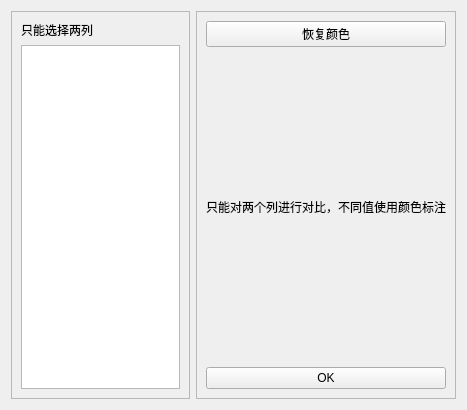
<?xml version="1.0" encoding="UTF-8"?>
<ui version="4.0">
 <class>Form</class>
 <widget class="QWidget" name="Form">
  <property name="geometry">
   <rect>
    <x>0</x>
    <y>0</y>
    <width>467</width>
    <height>410</height>
   </rect>
  </property>
  <property name="windowTitle">
   <string>对比列</string>
  </property>
  <layout class="QHBoxLayout" name="horizontalLayout">
   <item>
    <widget class="QFrame" name="frame">
     <property name="frameShape">
      <enum>QFrame::StyledPanel</enum>
     </property>
     <property name="frameShadow">
      <enum>QFrame::Raised</enum>
     </property>
     <layout class="QVBoxLayout" name="verticalLayout">
      <item>
       <widget class="QLabel" name="label">
        <property name="text">
         <string>只能选择两列</string>
        </property>
       </widget>
      </item>
      <item>
       <widget class="QListWidget" name="column_names">
        <property name="selectionMode">
         <enum>QAbstractItemView::ExtendedSelection</enum>
        </property>
       </widget>
      </item>
     </layout>
    </widget>
   </item>
   <item>
    <widget class="QFrame" name="frame_2">
     <property name="frameShape">
      <enum>QFrame::StyledPanel</enum>
     </property>
     <property name="frameShadow">
      <enum>QFrame::Raised</enum>
     </property>
     <layout class="QVBoxLayout" name="verticalLayout_2">
      <item>
       <widget class="QPushButton" name="btn_reset">
        <property name="text">
         <string>恢复颜色</string>
        </property>
       </widget>
      </item>
      <item>
       <widget class="QLabel" name="label_2">
        <property name="text">
         <string>只能对两个列进行对比，不同值使用颜色标注</string>
        </property>
       </widget>
      </item>
      <item>
       <widget class="QPushButton" name="btn_ok">
        <property name="text">
         <string>OK</string>
        </property>
       </widget>
      </item>
     </layout>
    </widget>
   </item>
  </layout>
 </widget>
 <resources/>
 <connections/>
</ui>
